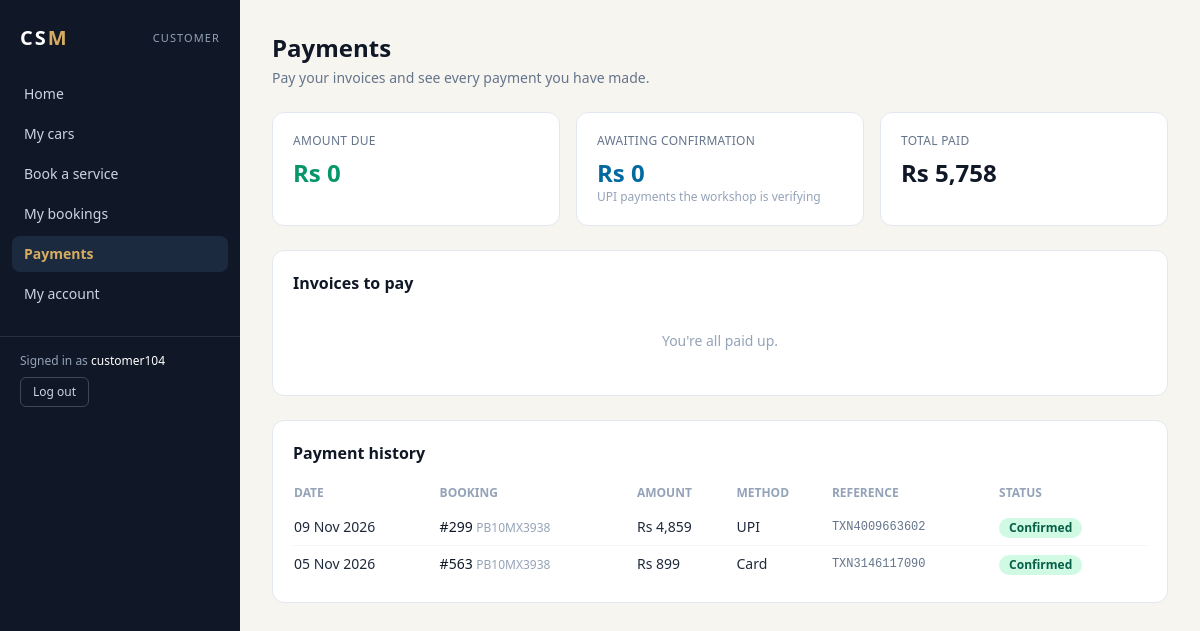
The page /portal/payments/ (signed in) on the database its author committed.
### services/models.py (models this page shows, shortened)
class Profile(models.Model):
    ROLE_CHOICES = [('admin', 'Admin / Owner'), ('staff', 'Staff / Receptionist'),
                    ('mechanic', 'Mechanic'), ('customer', 'Customer')]
    user = models.OneToOneField(settings.AUTH_USER_MODEL, on_delete=models.CASCADE, related_name='profile')
    role = models.CharField(max_length=10, choices=ROLE_CHOICES)
    customer = models.OneToOneField(Customer, on_delete=models.CASCADE, null=True, blank=True, related_name='profile')
    mechanic = models.OneToOneField(Mechanic, on_delete=models.CASCADE, null=True, blank=True, related_name='profile')
    class Meta:
        db_table = 'user_profile'
        constraints = [
            models.CheckConstraint(condition=~models.Q(role='customer') | models.Q(customer__isnull=False),
                                   name='profile_customer_needs_customer'),
            models.CheckConstraint(condition=~models.Q(role='mechanic') | models.Q(mechanic__isnull=False),
                                   name='profile_mechanic_needs_mechanic'),
        ]

class Payment(models.Model):
    METHOD_CHOICES = [('UPI', 'UPI'), ('Cash', 'Cash'), ('Card', 'Card'), ('Net Banking', 'Net Banking')]
    CONFIRMED, PENDING, REJECTED = 'Confirmed', 'Pending', 'Rejected'
    STATUS_CHOICES = [(CONFIRMED, 'Confirmed'), (PENDING, 'Pending verification'), (REJECTED, 'Rejected')]
    booking = models.ForeignKey(Booking, on_delete=models.PROTECT, related_name='payments')
    amount = models.DecimalField(max_digits=10, decimal_places=2, validators=[MinValueValidator(Decimal('0.01'))])
    method = models.CharField(max_length=15, choices=METHOD_CHOICES, default='UPI')
    paid_on = models.DateField(default=date.today)
    reference = models.CharField('Transaction ref / UTR', max_length=40, blank=True)
    status = models.CharField(max_length=10, choices=STATUS_CHOICES, default=CONFIRMED)
    verified_by = models.ForeignKey(settings.AUTH_USER_MODEL, on_delete=models.SET_NULL, null=True, blank=True,
                                    related_name='verified_payments')
    verified_at = models.DateTimeField(null=True, blank=True)
    batch = models.ForeignKey(PaymentBatch, on_delete=models.PROTECT, null=True, blank=True, related_name='payments')
    class Meta:
        db_table = 'payment'
        ordering = ['-paid_on', '-id']
        indexes = [models.Index(fields=['paid_on']), models.Index(fields=['status'])]
        constraints = [
            models.CheckConstraint(condition=models.Q(amount__gt=0), name='payment_amount_gt_0'),
            models.CheckConstraint(condition=models.Q(status__in=['Confirmed', 'Pending', 'Rejected']),
                                   name='payment_status_valid'),
            models.UniqueConstraint(fields=['reference'], name='uniq_active_upi_reference',
                                    condition=models.Q(method='UPI') & ~models.Q(reference='')
                                    & ~models.Q(status='Rejected') & models.Q(batch__isnull=True)),
        ]

class Booking(models.Model):
    PENDING, IN_PROGRESS, COMPLETED, CANCELLED = 'Pending', 'In Progress', 'Completed', 'Cancelled'
    STATUS_CHOICES = [(s, s) for s in (PENDING, IN_PROGRESS, COMPLETED, CANCELLED)]
    TRANSITIONS = {
        PENDING: [IN_PROGRESS, CANCELLED],
        IN_PROGRESS: [COMPLETED, CANCELLED],
        COMPLETED: [],
        CANCELLED: [],
    }
    car = models.ForeignKey(Car, on_delete=models.PROTECT, related_name='bookings')
    mechanic = models.ForeignKey(Mechanic, on_delete=models.SET_NULL, null=True, blank=True, related_name='bookings')
    booking_date = models.DateField()
    status = models.CharField(max_length=15, choices=STATUS_CHOICES, default=PENDING)
    odometer_km = models.PositiveIntegerField(null=True, blank=True)
    notes = models.TextField(blank=True)
    class Meta:
        db_table = 'booking'
        ordering = ['-booking_date', '-id']
        indexes = [models.Index(fields=['status']), models.Index(fields=['booking_date'])]
    @property
    def services_total(self):
        return self.service_items.aggregate(t=Sum('price'))['t'] or Decimal('0')
    @property
    def parts_total(self):
        return sum((i.line_total for i in self.part_items.all()), Decimal('0'))
    @property
    def total(self):
        return self.services_total + self.parts_total
    @property
    def paid_total(self):
        return self.payments.filter(status='Confirmed').aggregate(t=Sum('amount'))['t'] or Decimal('0')
    @property
    def pending_total(self):
        return self.payments.filter(status='Pending').aggregate(t=Sum('amount'))['t'] or Decimal('0')
    @property
    def balance(self):
        return self.total - self.paid_total
    @property
    def payable(self):
        return max(self.balance - self.pending_total, Decimal('0'))

class Car(models.Model):
    FUEL_CHOICES = [('Petrol', 'Petrol'), ('Diesel', 'Diesel'), ('CNG', 'CNG'), ('Electric', 'Electric')]
    customer = models.ForeignKey(Customer, on_delete=models.PROTECT, related_name='cars')
    brand = models.CharField(max_length=50)
    model = models.CharField(max_length=50)
    year = models.PositiveSmallIntegerField(
        validators=[MinValueValidator(1990), MaxValueValidator(2100)])
    fuel_type = models.CharField(max_length=10, choices=FUEL_CHOICES, default='Petrol')
    color = models.CharField(max_length=30, blank=True)
    registration_number = models.CharField(max_length=15, unique=True, validators=[reg_validator])
    class Meta:
        db_table = 'car'
        ordering = ['registration_number']
        constraints = [models.CheckConstraint(condition=models.Q(year__gte=1990), name='car_year_gte_1990')]

### services/portal.py (the view)
# urls.py: path('portal/payments/', pt.portal_payments, name='portal_payments'),
@role_required(*CUSTOMER)
def portal_payments(request):
    c = _customer(request)
    bookings = list(Booking.objects.filter(car__customer=c).exclude(status=Booking.CANCELLED)
                    .select_related('car'))
    owing = [b for b in bookings if b.payable > 0]
    payments = (Payment.objects.filter(booking__car__customer=c)
                .select_related('booking', 'booking__car').order_by('-paid_on', '-id'))
    return render(request, 'portal/payments.html', {
        'owing': owing, 'owing_total': sum((b.payable for b in owing), Decimal('0')),
        'due': sum((b.balance for b in bookings if b.balance > 0), Decimal('0')),
        'paid': sum((p.amount for p in payments if p.status == Payment.CONFIRMED), Decimal('0')),
        'pending': sum((p.amount for p in payments if p.status == Payment.PENDING), Decimal('0')),
        'payments': payments[:100],
    })

### services/access.py (called while the page is built)
def user_role(user):
    if not user.is_authenticated:
        return None
    if user.is_superuser:
        return 'admin'
    profile = getattr(user, 'profile', None)
    if profile is None:
        return None
    if profile.role == 'mechanic' and not profile.mechanic.is_active:
        return None                    # a former employee keeps the record but loses access
    return profile.role

def deny(request, roles):
    if not request.user.is_authenticated:
        return redirect_to_login(request.get_full_path())
    if user_role(request.user) in roles:
        return None
    messages.error(request, "You don't have access to that page.")
    return redirect('after_login')

def role_required(*roles):
    def decorator(view):
        @wraps(view)
        def wrapper(request, *args, **kwargs):
            return deny(request, roles) or view(request, *args, **kwargs)
        return wrapper
    return decorator

### services/context.py (called while the page is built)
def nav(request):
    role = user_role(request.user)
    return {"nav": NAVS.get(role, []), "role": role, "role_label": LABELS.get(role, ''),
            "home_url": HOME.get(role, 'home')}

### services/models.py (called while the page is built)
    @property
    def line_total(self):
        return self.quantity * self.unit_price

### services/portal.py (called while the page is built)
def _customer(request):
    return request.user.profile.customer

### services/templatetags/csm_extras.py (called while the page is built)
@register.filter
def pretty(value):
    if value is None or value == '':
        return '-'
    if isinstance(value, bool):
        value = 'Active' if value else 'Inactive'
    if isinstance(value, str) and value in BADGES:
        return format_html('<span class="inline-block rounded-full px-2.5 py-0.5 text-xs font-semibold {}">{}</span>',
                           BADGES[value], value)
    if isinstance(value, Decimal):
        return f"Rs {value:,.0f}"
    return value

@register.filter
def inr(value):
    try:
        return f"Rs {float(value):,.0f}"
    except (TypeError, ValueError):
        return value

### services/templates/portal/payments.html (shortened to what this page needs)
{% extends 'services/base.html' %}{% load csm_extras %}
{% block content %}
<h1 class="mb-1 text-2xl font-bold text-navy">Payments</h1>
<p class="mb-6 text-sm text-slate-500">Pay your invoices and see every payment you have made.</p>
<div class="grid grid-cols-1 gap-4 sm:grid-cols-3">
  <div class="rounded-xl border border-slate-200 bg-white p-5"><div class="text-xs uppercase tracking-wide text-slate-500">Amount due</div><div class="mt-2 text-2xl font-bold {% if due %}text-rose-600{% else %}text-emerald-600{% endif %}">{{ due|inr }}</div></div>
  <div class="rounded-xl border border-slate-200 bg-white p-5"><div class="text-xs uppercase tracking-wide text-slate-500">Awaiting confirmation</div><div class="mt-2 text-2xl font-bold text-sky-700">{{ pending|inr }}</div><div class="text-xs text-slate-400">UPI payments the workshop is verifying</div></div>
  <div class="rounded-xl border border-slate-200 bg-white p-5"><div class="text-xs uppercase tracking-wide text-slate-500">Total paid</div><div class="mt-2 text-2xl font-bold text-navy">{{ paid|inr }}</div></div>
</div>
<section class="mt-6 rounded-xl border border-slate-200 bg-white p-5">
  <div class="mb-3 flex flex-wrap items-center justify-between gap-2">
    <h2 class="font-semibold text-navy">Invoices to pay</h2>
  </div>
  {% if owing %}
  <form method="get" action="{% url 'portal_pay_multi' %}">
    <ul class="divide-y divide-slate-100 text-sm">
      {% for b in owing %}<li class="flex flex-wrap items-center justify-between gap-3 py-2.5">
        <label class="flex cursor-pointer items-center gap-3">
          <input type="checkbox" name="b" value="{{ b.pk }}" data-amt="{{ b.payable|floatformat:2 }}" checked class="inv h-4 w-4">
          <span><a class="font-medium text-navy hover:text-gold" href="{% url 'portal_booking_detail' b.pk %}">#{{ b.pk }} &middot; {{ b.car.registration_number }}</a>
            <span class="block text-xs text-slate-400">{{ b.booking_date|date:"d M Y" }} &middot; Total {{ b.total|inr }}</span></span>
        </label>
        <div class="flex items-center gap-3"><span class="font-semibold text-rose-600">{{ b.payable|inr }}</span>
          <a href="{% url 'portal_pay_checkout' b.pk %}" class="rounded-lg border border-slate-300 px-3 py-1.5 text-xs font-semibold text-navy hover:border-gold">Pay this one</a></div>
      </li>{% endfor %}
    </ul>
    <div class="mt-4 flex flex-wrap items-center justify-between gap-3 rounded-xl bg-navy p-4 text-white">
      <div class="text-sm"><span class="text-slate-300">Selected:</span> <span id="n" class="font-semibold">0</span> invoice<span id="s">s</span> &middot; <span id="sum" class="text-lg font-bold text-gold">Rs 0</span></div>
      <button id="paybtn" class="rounded-lg bg-gold px-5 py-2 text-sm font-semibold text-navy hover:opacity-90 disabled:cursor-not-allowed disabled:opacity-40">Pay selected together</button>
    </div>
    <p class="mt-2 text-xs text-slate-400">One UPI payment covers every selected invoice. Want to pay only part of one invoice? Use "Pay this one".</p>
  </form>
  {% else %}<p class="py-6 text-center text-sm text-slate-400">You're all paid up.</p>{% endif %}
</section>
<section class="mt-6 rounded-xl border border-slate-200 bg-white p-5">
  <h2 class="mb-3 font-semibold text-navy">Payment history</h2>
  <div class="overflow-x-auto"><table class="w-full text-left text-sm">
    <thead class="text-xs uppercase text-slate-400"><tr><th class="py-2">Date</th><th>Booking</th><th>Amount</th><th>Method</th><th>Reference</th><th>Status</th></tr></thead>
    <tbody class="divide-y divide-slate-100">
      {% for p in payments %}<tr>
        <td class="py-2">{{ p.paid_on|date:"d M Y" }}</td>
        <td><a class="text-navy hover:text-gold" href="{% url 'portal_booking_detail' p.booking.pk %}">#{{ p.booking.pk }}</a> <span class="text-xs text-slate-400">{{ p.booking.car.registration_number }}</span></td>
        <td class="font-medium {% if p.status == 'Rejected' %}text-slate-400 line-through{% endif %}">{{ p.amount|inr }}</td>
        <td>{{ p.method }}</td><td class="font-mono text-xs text-slate-500">{{ p.reference|default:"-" }}</td><td>{{ p.status|pretty }}</td></tr>
      {% empty %}<tr><td colspan="6" class="py-6 text-center text-slate-400">No payments yet.</td></tr>{% endfor %}
    </tbody></table></div>
</section>
{% endblock %}

### services/templates/services/base.html (shortened to what this page needs)
{% load csm_extras %}<!DOCTYPE html>
<html lang="en">
<head>
  <script src="https://cdn.tailwindcss.com"></script>
</head>
<body class="bg-cream text-slate-800 antialiased">
{% with name=request.resolver_match.url_name|default:'' %}
<div class="min-h-screen lg:flex">
  <aside class="bg-navy text-slate-300 lg:w-60 lg:min-h-screen lg:shrink-0">
    <div class="flex items-center justify-between px-5 py-4 lg:py-6">
      <a href="{% url home_url %}" class="text-xl font-extrabold tracking-widest text-white">CS<span class="text-gold">M</span></a>
      <span class="text-[11px] uppercase tracking-widest text-slate-400">{{ role_label }}</span>
    </div>
    <nav class="flex gap-1 overflow-x-auto px-3 pb-3 text-sm lg:flex-col lg:overflow-visible lg:pb-0">
      {% for label, url, key in nav %}
        <a href="{% url url %}"
           class="whitespace-nowrap rounded-lg px-3 py-2 hover:bg-navy-light hover:text-gold
                  {% if key in name %}bg-navy-light text-gold font-semibold{% endif %}">{{ label }}</a>
      {% endfor %}
    </nav>
    <div class="flex items-center justify-between gap-3 border-t border-white/10 px-5 py-3 text-xs lg:mt-6 lg:block lg:py-4">
      <div class="text-slate-400 lg:mb-2">Signed in as <span class="text-white">{{ request.user.username }}</span></div>
      <form method="post" action="{% url 'logout' %}">{% csrf_token %}
        <button class="rounded-md border border-white/20 px-3 py-1.5 hover:border-gold hover:text-gold">Log out</button>
      </form>
    </div>
  </aside>
  <main class="min-w-0 flex-1 px-4 py-6 sm:px-8 lg:py-8">
    {% block content %}{% endblock %}
  </main>
</div>
{% endwith %}
</body>
</html>

### rows shown on the page
Profile: role "CUSTOMER"
Payment: paid_on "09 Nov 2026", booking.pk "299", booking.car.registration_number "PB10MX3938", amount|inr "Rs 4,859", method "UPI", reference "TXN4009663602", status|pretty "Confirmed"
Payment: paid_on "05 Nov 2026", booking.pk "563", booking.car.registration_number "PB10MX3938", amount|inr "Rs 899", method "Card", reference "TXN3146117090", status|pretty "Confirmed"

### other values the page prints
{{ label }} "Home" "My cars" "Book a service" "My bookings" "Payments" "My account"
{{ request.user.username }} "customer104"
{{ due|inr }} "Rs 0"
{{ pending|inr }} "Rs 0"
{{ paid|inr }} "Rs 5,758"
